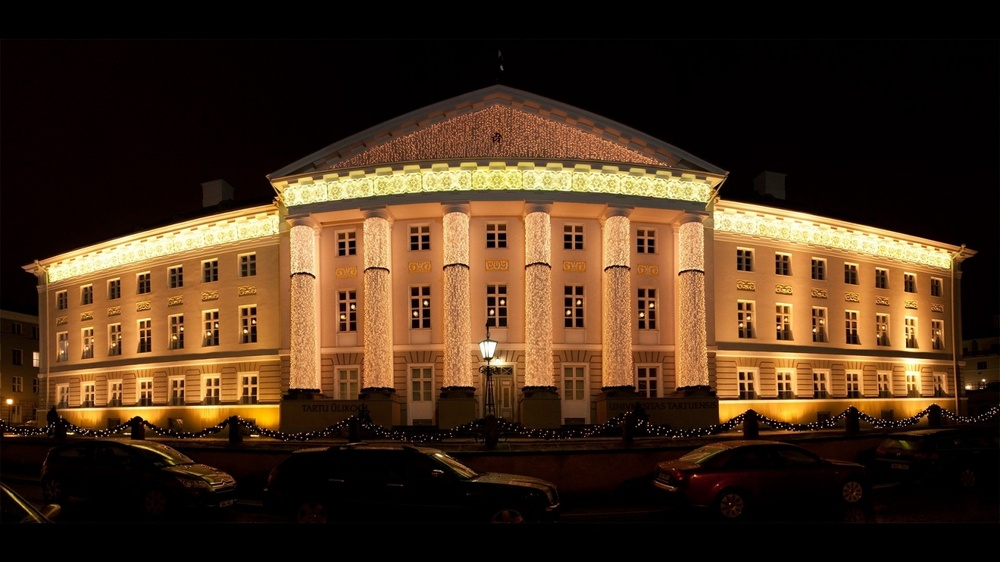
#> input picture Days/mastering opencv/4. Feature Selection/image.jpg, 1000 x 562 px, shrunk from 1600 x 900 before the run
$ python brief.py
#> lines starting #> are read from the running program, lines starting #| are printed output that depends on the picture
import cv2
import numpy as np

image = cv2.imread('image.jpg')
#> image is the input picture: shape (562, 1000, 3); mean B, G, R 27.1, 47.5, 70.5
gray = cv2.cvtColor(image, cv2.COLOR_BGR2GRAY)
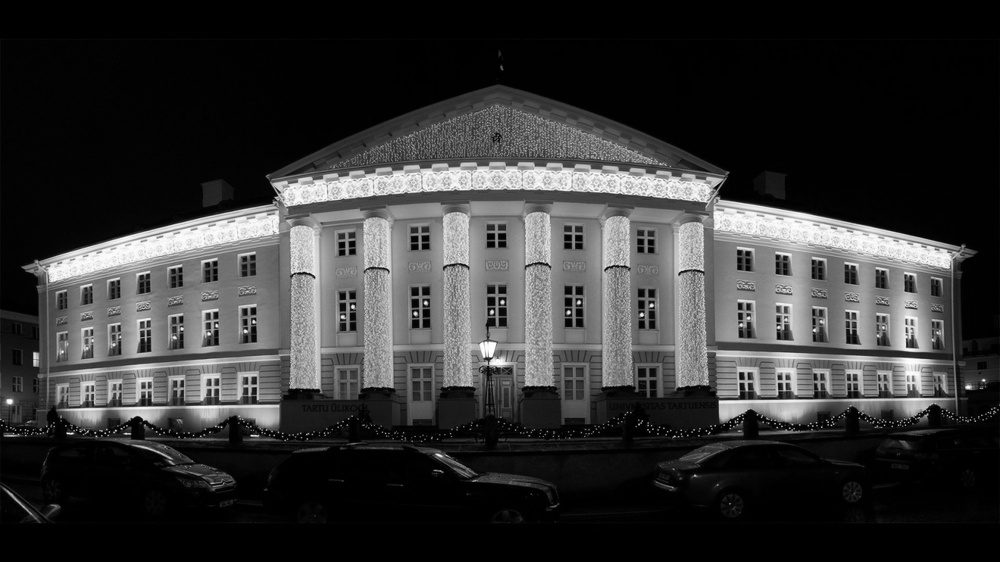
#> gray: shape (562, 1000); min 0, max 255, mean 52.1

# Create FAST feature detector object
fast = cv2.FastFeatureDetector_create()

# Create BRIEF extractor object
brief = cv2.xfeatures2d.BriefDescriptorExtractor_create()

# Detect key points
keypoints = fast.detect(gray, None)
#> keypoints = 9655 keypoints; strongest (x, y, size): (67, 433, 7), (415, 313, 7), (502, 301, 7), (491, 311, 7)


# Obtain descriptors and new final keypoints using BRIEF
keypoints, descriptors = brief.compute(gray, keypoints)
#> keypoints = 9539 keypoints; strongest (x, y, size): (67, 433, 7), (415, 313, 7), (502, 301, 7), (491, 311, 7)
print("Number of keypoints Detected: ", len(keypoints))
#| Number of keypoints Detected:  9539

# Draw rich key points on input image
image = cv2.drawKeypoints(
    image, keypoints, None, flags=cv2.DRAW_MATCHES_FLAGS_DRAW_RICH_KEYPOINTS)
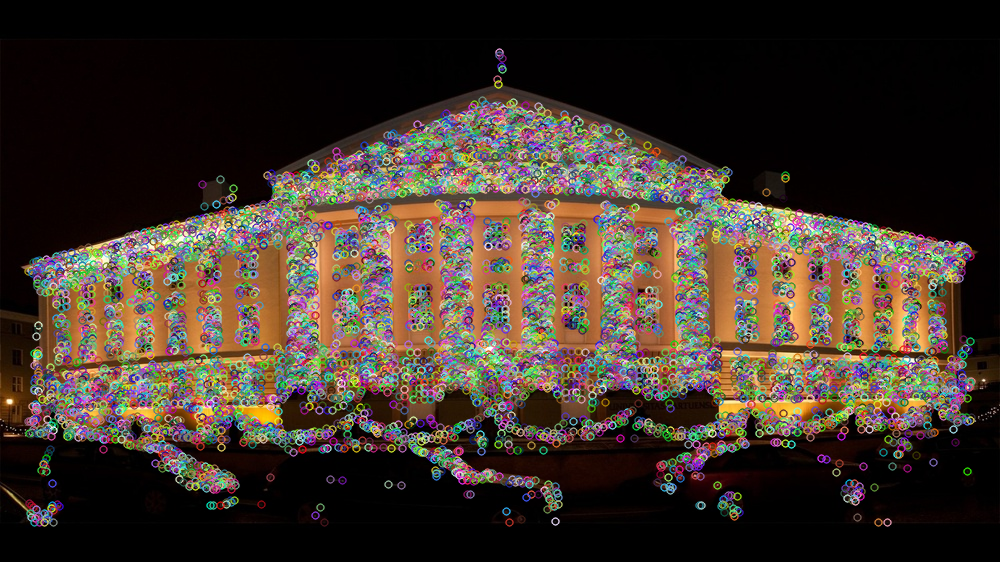
#> image: shape (562, 1000, 3); mean B, G, R 43.7, 52.9, 64.5

cv2.imshow("Feature Method - Brief ", image)
cv2.waitKey(0)
cv2.destroyAllWindows()
